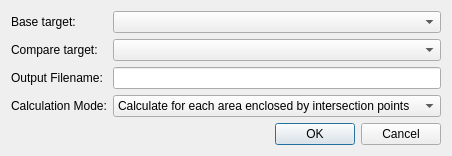
<?xml version="1.0" encoding="UTF-8"?>
<ui version="4.0">
 <class>GeoDataRiverSurvey_CalcAreaConditionDialog</class>
 <widget class="QDialog" name="GeoDataRiverSurvey_CalcAreaConditionDialog">
  <property name="geometry">
   <rect>
    <x>0</x>
    <y>0</y>
    <width>430</width>
    <height>156</height>
   </rect>
  </property>
  <property name="windowTitle">
   <string>Calculate Area Setting</string>
  </property>
  <layout class="QVBoxLayout" name="verticalLayout">
   <item>
    <layout class="QGridLayout" name="gridLayout">
     <item row="0" column="0">
      <widget class="QLabel" name="baseTargetLabel">
       <property name="text">
        <string>Base target:</string>
       </property>
      </widget>
     </item>
     <item row="0" column="1">
      <widget class="QComboBox" name="baseTargetComboBox"/>
     </item>
     <item row="1" column="0">
      <widget class="QLabel" name="compareTargetLabel">
       <property name="text">
        <string>Compare target:</string>
       </property>
      </widget>
     </item>
     <item row="1" column="1">
      <widget class="QComboBox" name="compareTargetComboBox"/>
     </item>
     <item row="2" column="0">
      <widget class="QLabel" name="filenameLabel">
       <property name="text">
        <string>Output Filename:</string>
       </property>
      </widget>
     </item>
     <item row="2" column="1">
      <widget class="FilenameEditWidget" name="filenameEdit"/>
     </item>
     <item row="3" column="0">
      <widget class="QLabel" name="modeLabel">
       <property name="text">
        <string>Calculation Mode:</string>
       </property>
      </widget>
     </item>
     <item row="3" column="1">
      <widget class="QComboBox" name="modeComboBox">
       <item>
        <property name="text">
         <string>Calculate for each area enclosed by intersection points</string>
        </property>
       </item>
       <item>
        <property name="text">
         <string>Statistics for each segment</string>
        </property>
       </item>
      </widget>
     </item>
    </layout>
   </item>
   <item>
    <spacer name="verticalSpacer">
     <property name="orientation">
      <enum>Qt::Vertical</enum>
     </property>
     <property name="sizeHint" stdset="0">
      <size>
       <width>20</width>
       <height>3</height>
      </size>
     </property>
    </spacer>
   </item>
   <item>
    <widget class="QDialogButtonBox" name="buttonBox">
     <property name="orientation">
      <enum>Qt::Horizontal</enum>
     </property>
     <property name="standardButtons">
      <set>QDialogButtonBox::Cancel|QDialogButtonBox::Ok</set>
     </property>
    </widget>
   </item>
  </layout>
 </widget>
 <customwidgets>
  <customwidget>
   <class>FilenameEditWidget</class>
   <extends>QLineEdit</extends>
   <header>guibase/widget/filenameeditwidget.h</header>
  </customwidget>
 </customwidgets>
 <resources/>
 <connections>
  <connection>
   <sender>buttonBox</sender>
   <signal>accepted()</signal>
   <receiver>GeoDataRiverSurvey_CalcAreaConditionDialog</receiver>
   <slot>accept()</slot>
   <hints>
    <hint type="sourcelabel">
     <x>248</x>
     <y>254</y>
    </hint>
    <hint type="destinationlabel">
     <x>157</x>
     <y>274</y>
    </hint>
   </hints>
  </connection>
  <connection>
   <sender>buttonBox</sender>
   <signal>rejected()</signal>
   <receiver>GeoDataRiverSurvey_CalcAreaConditionDialog</receiver>
   <slot>reject()</slot>
   <hints>
    <hint type="sourcelabel">
     <x>316</x>
     <y>260</y>
    </hint>
    <hint type="destinationlabel">
     <x>286</x>
     <y>274</y>
    </hint>
   </hints>
  </connection>
 </connections>
</ui>
